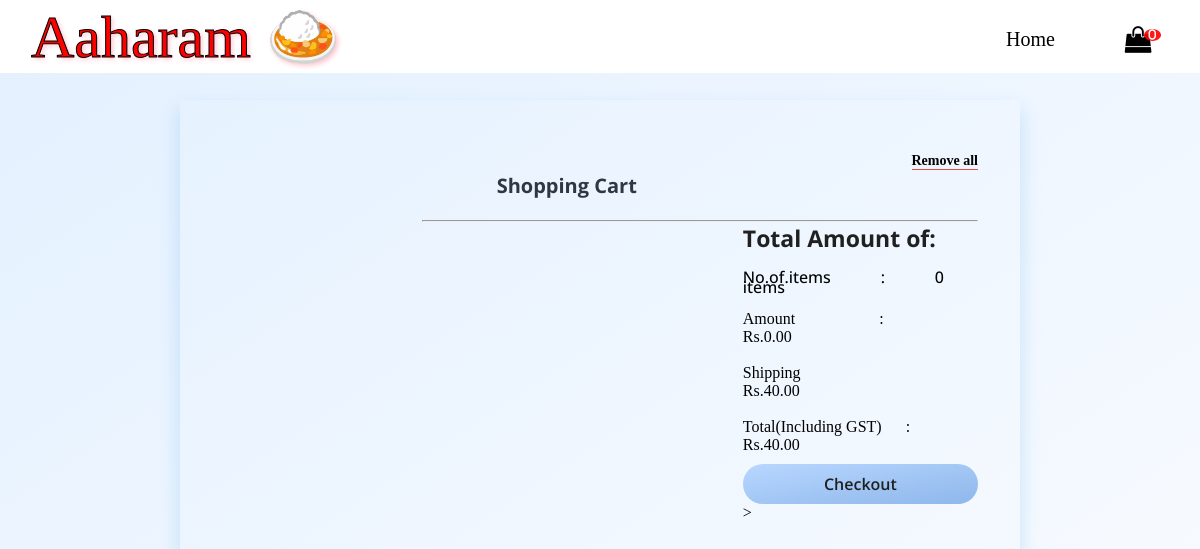
Before: /cart (signed in) with the older database file.
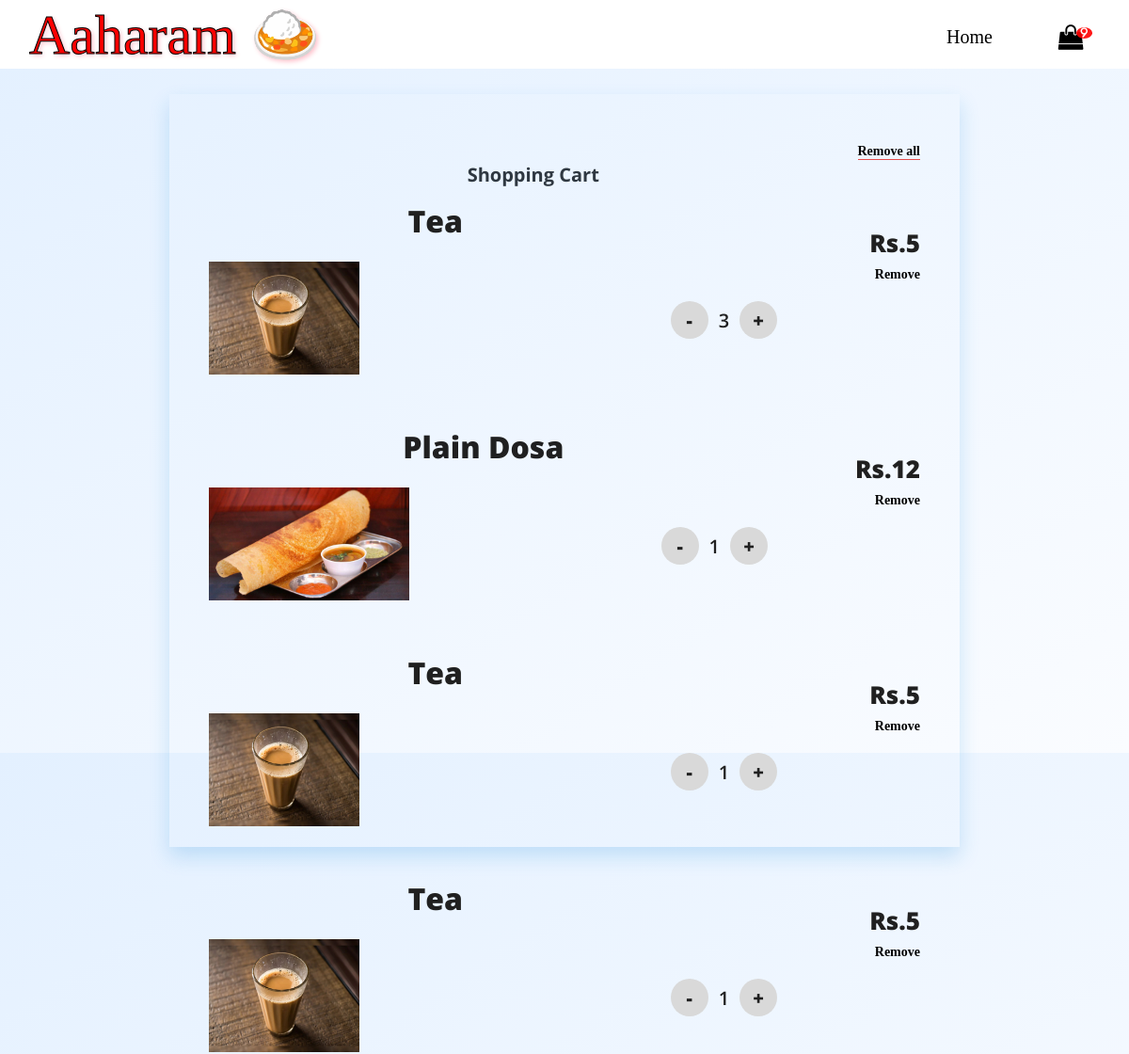
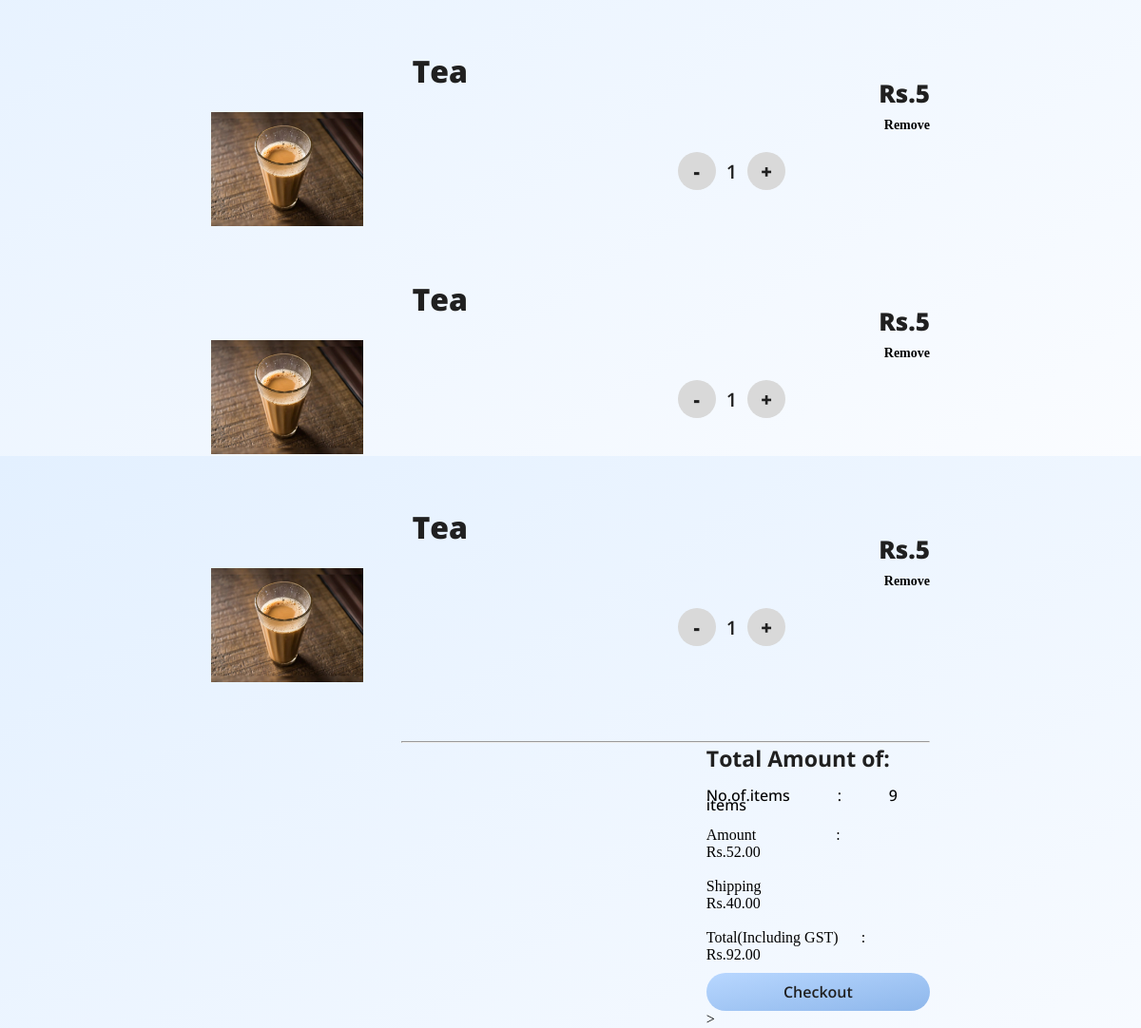
After: the same page with the newer database file (2 pictures, top to bottom).
### Hositality/models.py (models this page shows, shortened)
class Cart(models.Model):
    user=models.ForeignKey(User,on_delete=models.CASCADE)
    product=models.ForeignKey(items,on_delete=models.CASCADE)
    quantity=models.PositiveIntegerField(default=1)

class items(models.Model):
    artist = models.ForeignKey(Hotels, on_delete=models.CASCADE,null=True)
    hotelname1=models.CharField(max_length=100)
    category=models.CharField(max_length=200)
    item1=models.ImageField(upload_to='documents/')
    ititle=models.CharField(max_length=100)
    iprice=models.CharField(max_length=100)
    modelid=models.IntegerField(blank=True, null=True)

### Hositality/views.py (the view)
# urls.py: path('cart',views.cart,name='cart'),
def cart(request):
    user=request.user
    cart=Cart.objects.filter(user=user)
    amount=0
    q=0
    shipping=40
    for p in cart:
        k=int(p.product.iprice)
        q=q+p.quantity
        value=p.quantity*k
        amount=amount+value
    totalamount=amount+40
    return render(request,'addtocart.html',locals())

### Hositality/templates/addtocart.html (shortened to what this page needs)
<!DOCTYPE html>
<html lang="en">
<head>
    {% load static %}
<link href="https://use.fontawesome.com/releases/v5.0.1/css/all.css" rel="stylesheet">
    <link rel='stylesheet' href="{% static 'hello.css' %}">
    <link href="https://use.fontawesome.com/releases/v5.0.1/css/all.css" rel="stylesheet">
    <link rel="stylesheet" href="https://cdnjs.cloudflare.com/ajax/libs/font-awesome/6.2.0/css/all.min.css">
    <link href="https://unpkg.com/aos@2.3.1/dist/aos.css" rel="stylesheet">
    <link rel="stylesheet" href="https://cdnjs.cloudflare.com/ajax/libs/font-awesome/4.7.0/css/font-awesome.min.css">
    <link rel="stylesheet" href="{% static 'cart.css' %}">
</head>
<body style="background-color:#FFFDD0;">
 <header>
<div class="container">
    <a href="#" class="h1">Aaharam   &#127835</a>
    <nav class="navigation bar">
    <ul class="unordered">
        <li><a href="ko">Home</a></li>
         <li>
			 <a href="cart"> <i class="fa badge fa-lg" value={{q}}>&#xf290;</i></a>
        </li>
    </ul>
    </nav>
</div>
</header>
<br>
 <br>
 <div class="CartContainer">
   	   <div class="Header"><br>
   	   	<h3 class="Heading">Shopping Cart</h3>
   	   	<h5 class="Action"><a href="removeall">Remove all</a></h5>
   	   </div>
        {%for item in cart%}
   	   <div class="Cart-Items">
   	   	  <div class="image-box">
   	   	  	<img src="{{item.product.item1.url}}" style="height:120px" />
   	   	  </div>
   	   	  <div class="about">
   	   	  	<h1 class="title">{{item.product.ititle}}</h1>
   	   	  </div>
   	   	  <div class="counter">
				<a class="btn" class="minus-cart" pid="{{item.product.modelid}}" id="product" href="minuscart/{{item.product.modelid}}">-</a>
   	   	  	<span class="count" id="quantity">{{item.quantity}}</span>
			  <a class="btn plus-cart" pid="{{item.product.modelid}}" href="pluscart/{{item.product.modelid}}" >+</a>
   	   	  </div>
   	   	  <div class="prices">
   	   	  	<div class="amount" >Rs.{{item.product.iprice}}</div>
   	   	  	<div class="remove"><u><a href="removecart/{{item.product.modelid}}">Remove</a></u></div>
   	   	  </div>
   	   </div>
   	   {%endfor%}
   	 <hr>
   	 <div class="checkout">
   	 		<div class="Subtotal">Total Amount of:</div>
		 <br>
		 <div class="items">No.of.items&nbsp &nbsp&nbsp &nbsp&nbsp &nbsp&nbsp &nbsp:&nbsp &nbsp&nbsp &nbsp&nbsp &nbsp&nbsp &nbsp{{q}} items</div>
		 <br>
		 <div id="amount">Amount &nbsp &nbsp&nbsp &nbsp&nbsp &nbsp&nbsp &nbsp&nbsp &nbsp&nbsp &nbsp&nbsp&nbsp:&nbsp &nbsp&nbsp &nbsp&nbsp &nbsp&nbsp &nbsp Rs.{{amount}}.00</div>
		 <br>
		 <div>Shipping&nbsp &nbsp&nbsp &nbsp&nbsp &nbsp&nbsp &nbsp&nbsp &nbsp&nbsp &nbsp&nbsp &nbsp&nbsp &nbsp &nbsp &nbsp&nbsp &nbsp &nbsp Rs.{{shipping}}.00</div>
         <br>
   	 	<div id="totalamount">
			Total(Including GST)&nbsp &nbsp&nbsp   &nbsp:&nbsp &nbsp&nbsp &nbsp Rs.{{totalamount}}.00
		</div>
   	 <div>
   	 <a href="checkout"> <button class="button" >Checkout</button></a>>
   </div>
</body>
</html>

### Hositality/static/hello.css (style rules this page uses)
* { padding:0px; margin:0; text-decoration:none; border:border-box; box-sizing:none; list-style:none; outline:none; font-family:'Poppins'; color:black; }
:root { --orange:rgb(241,159,7); --black:rgb(0,0,0); --lightgrey:rgb(248,248,248); }
.h1 { color:red; -webkit-text-fill-color: red; -webkit-text-stroke-width: 1px; -webkit-text-stroke-color: black; font-size: 60px; font-family: Copperplate, Papyrus, fantasy; margin-left:30px; text-shadow: 2px 2px 5px pink; }
h3 { color:white; }
ul li { color:white; }
h3 { font-size:30px; margin-top:50px; }
.unordered { display:flex; }
.unordered li { margin-right:30px; margin-left:40px; margin-top:10px; font-size:20px; }
header { position:fixed; top:0; width:100%; align-items:center; z-index:2; }
.container { display:flex; justify-content:space-between; align-items:center; padding:1px; background-color:white; }
.badge:after { content:attr(value); font-size:12px; color: #fff; background: red; border-radius:50%; padding: 0 5px; position:relative; left:-8px; top:-10px; opacity:0.9; }

### Hositality/static/cart.css (style rules this page uses)
* { padding:0px; margin:0; text-decoration:none; border:border-box; box-sizing:none; list-style:none; outline:none; font-family:'Poppins'; color:black; }
:root { --orange:rgb(241,159,7); --black:rgb(0,0,0); --lightgrey:rgb(248,248,248); }
body { margin: 0; padding: 0; background: linear-gradient(to bottom right, #E3F0FF, #FAFCFF); height: 100vh; display: flex; justify-content: center; align-items: center; }
.CartContainer { margin-top:200px; width: 70%; height: 100%; background-color: ; border-radius: ; box-shadow: 0px 10px 20px #1687d933; }
.Header { margin: auto; width: 90%; height: 15%; display: flex; justify-content: space-between; align-items: center; }
.Heading { font-size: 20px; font-family: 'Open Sans'; font-weight: 700; color: #2F3841; }
.Action { font-size: 14px; font-family: 'Open Sans'; font-weight: 600; color: #E44C4C; cursor: pointer; border-bottom: 1px solid #E44C4C; }
.Cart-Items { margin: auto; width: 90%; height: 30%; display: flex; justify-content: space-between; align-items: center; }
.image-box { width: 15%; text-align: center; }
.about { height: 100%; width: 24%; }
.title { padding-top: 10px; line-height: 10px; font-size: 32px; font-family: 'Open Sans'; font-weight: 800; color: #202020; }
.counter { width: 15%; display: flex; justify-content: space-between; align-items: center; }
.btn { width: 40px; height: 40px; border-radius: 50%; background-color: #d9d9d9; display: flex; justify-content: center; align-items: center; font-size: 20px; font-family: 'Open Sans'; font-weight: 900; color: #202020; cursor: pointer; }
.count { font-size: 20px; font-family: 'Open Sans'; font-weight: 600; color: #202020; }
.prices { height: 100%; text-align: right; }
.amount { padding-top: 20px; font-size: 26px; font-family: 'Open Sans'; font-weight: 800; color: #202020; }
.remove { padding-top: 5px; font-size: 14px; font-family: 'Open Sans'; font-weight: 600; color: #E44C4C; cursor: pointer; }
hr { width: 66%; float: right; margin-right: 5%; }
.checkout { float: right; margin-right: 5%; width: 28%; }
.Subtotal { font-size: 23px; font-family: 'Open Sans'; font-weight: 700; color: #202020; }
.items { font-size: 16px; font-family: 'Open Sans'; font-weight: 500; line-height: 10px; }
.button { margin-top: 10px; width: 100%; height: 40px; border: none; background: linear-gradient(to bottom right, #B8D7FF, #8EB7EB); border-radius: 20px; cursor: pointer; font-size: 16px; font-family: 'Open Sans'; font-weight: 600; color: #202020; }

Changed rows visible on the page:
added Cart: product.item1 (picture), product.ititle "Tea", quantity "3", product.iprice "5"
added Cart: product.item1 (picture), product.ititle "Plain Dosa", quantity "1", product.iprice "12"
added Cart: product.item1 (picture), product.ititle "Tea", quantity "1", product.iprice "5"
added Cart: product.item1 (picture), product.ititle "Tea", quantity "1", product.iprice "5"
added Cart: product.item1 (picture), product.ititle "Tea", quantity "1", product.iprice "5"
added Cart: product.item1 (picture), product.ititle "Tea", quantity "1", product.iprice "5"
added Cart: product.item1 (picture), product.ititle "Tea", quantity "1", product.iprice "5"
Other visible differences:
{{ q }}: 0 → 9 (drawn)
{{ q }}: "0" → "9"
{{ amount }}: "0" → "52"
{{ totalamount }}: "40" → "92"
